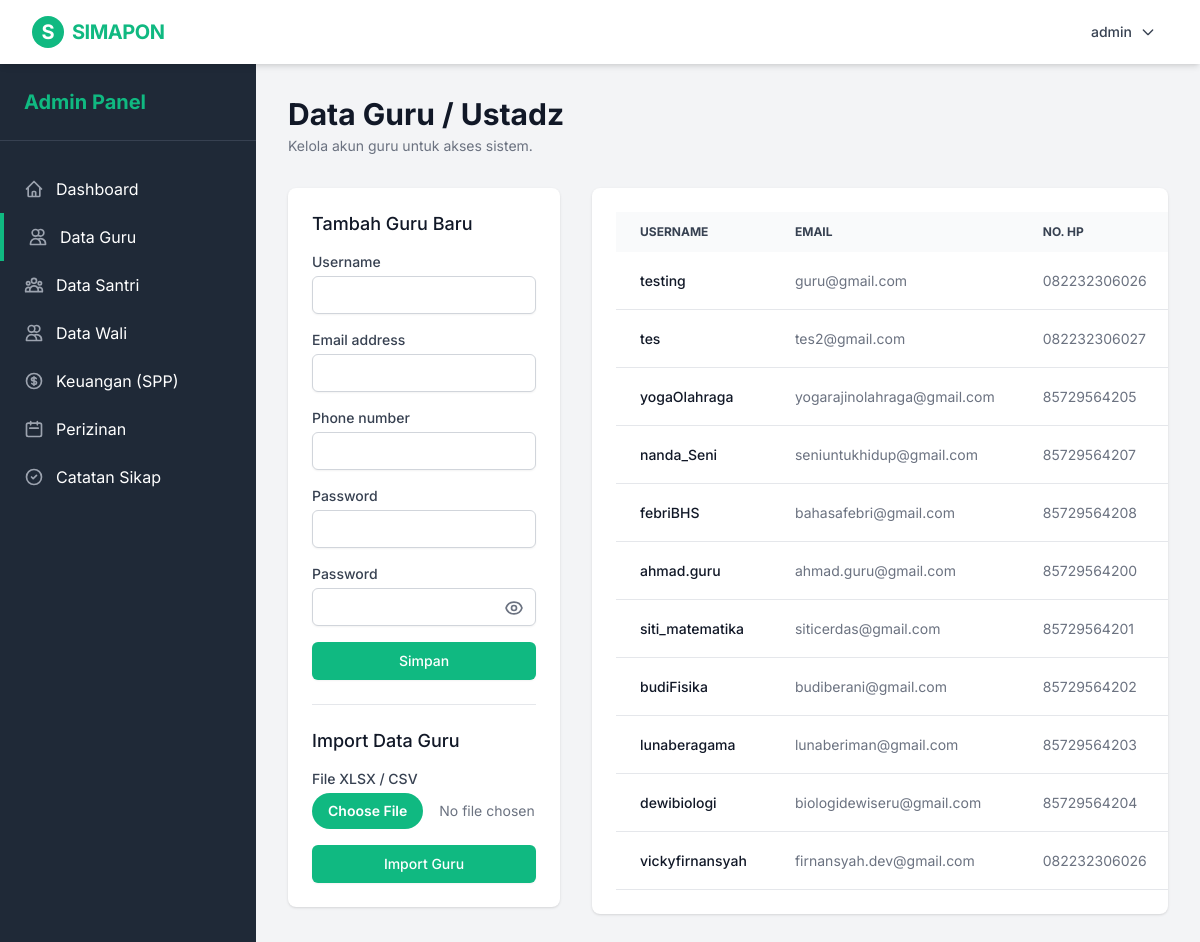
/dashboard/admin/guru/ (signed in), run on the app's committed database.
### users/models.py (models this page shows, shortened)
class User(AbstractUser):
    is_admin = models.BooleanField(default=False)
    is_guru = models.BooleanField(default=False)
    is_parent = models.BooleanField(default=False)
    phone_number = models.CharField(max_length=15, blank=True, null=True)

### users/views.py (the view, shortened to what this page needs)
# urls.py: path('dashboard/admin/guru/', views.admin_guru_list, name='admin_guru_list'),
@login_required
def admin_guru_list(request):
    if not (request.user.is_admin or request.user.is_staff):
        return redirect('dashboard')
    form = GuruRegistrationForm()
    import_form = ImportFileForm()
    gurus = User.objects.filter(is_guru=True)
    return render(request, 'dashboards/admin_guru.html', {'gurus': gurus, 'form': form, 'import_form': import_form})

### users/forms.py
class GuruRegistrationForm(forms.ModelForm):
    password = forms.CharField(widget=forms.PasswordInput, label="Password")
    class Meta:
        model = User
        fields = ['username', 'email', 'phone_number']

class ImportFileForm(forms.Form):
    xlsx_file = forms.FileField(label="Upload Data (.xlsx/.csv)")

### templates/dashboards/admin_guru.html (shortened to what this page needs)
{% extends 'dashboards/admin_base.html' %} {% block admin_content %}
<div class="mb-8 flex justify-between items-center">
  <div>
    <h2
      class="text-2xl font-bold leading-7 text-gray-900 sm:text-3xl sm:truncate"
    >
      Data Guru / Ustadz
    </h2>
    <p class="mt-1 text-sm text-gray-500">
      Kelola akun guru untuk akses sistem.
    </p>
  </div>
</div>
<div class="grid grid-cols-1 lg:grid-cols-3 gap-8">
  <div class="lg:col-span-1">
    <div class="bg-white shadow sm:rounded-lg">
      <div class="px-4 py-5 sm:p-6">
        <h3 class="text-lg leading-6 font-medium text-gray-900 mb-4">
          Tambah Guru Baru
        </h3>
        <form method="POST" class="space-y-4">
          {% csrf_token %} {% for field in form %}
          <div>
            <label
              for="{{ field.id_for_label }}"
              class="block text-sm font-medium text-gray-700"
              >{{ field.label }}</label
            >
            <input
              type="{{ field.field.widget.input_type }}"
              name="{{ field.name }}"
              id="{{ field.id_for_label }}"
              class="mt-1 block w-full border border-gray-300 rounded-md shadow-sm py-2 px-3 focus:outline-none focus:ring-primary focus:border-primary sm:text-sm"
              required
            />
          </div>
          {% endfor %}
          <div>
            <label class="block text-sm font-medium text-gray-700"
              >Password</label
            >
            <div class="relative mt-1">
              <input
                type="password"
                id="guru_password_input"
                name="password"
                class="block w-full border border-gray-300 rounded-md shadow-sm py-2 px-3 focus:outline-none focus:ring-primary focus:border-primary sm:text-sm"
                required
              />
              <button
                type="button"
                onclick="togglePasswordVisibility()"
                class="absolute right-3 top-2.5 text-gray-500 hover:text-gray-700"
                title="Tampilkan/Sembunyikan Password"
              >
              </button>
            </div>
          </div>
          <button
            type="submit"
            class="w-full flex justify-center py-2 px-4 border border-transparent rounded-md shadow-sm text-sm font-medium text-white bg-primary hover:bg-secondary focus:outline-none focus:ring-2 focus:ring-offset-2 focus:ring-primary"
          >
            Simpan
          </button>
        </form>
        <div class="mt-6 border-t pt-6">
          <h3 class="text-lg leading-6 font-medium text-gray-900 mb-4">
            Import Data Guru
          </h3>
          <form method="POST" enctype="multipart/form-data" class="space-y-4">
            <div>
              <label class="block text-sm font-medium text-gray-700"
                >File XLSX / CSV</label
              >
              <input
                type="file"
                name="xlsx_file"
                accept=".xlsx,.csv"
                class="mt-1 block w-full text-sm text-gray-500 file:mr-4 file:py-2 file:px-4 file:rounded-full file:border-0 file:text-sm file:font-semibold file:bg-primary file:text-white"
              />
            </div>
            <button
              type="submit"
              class="w-full flex justify-center py-2 px-4 border border-transparent rounded-md shadow-sm text-sm font-medium text-white bg-primary hover:bg-secondary focus:outline-none focus:ring-2 focus:ring-offset-2 focus:ring-primary"
            >
              Import Guru
            </button>
          </form>
        </div>
      </div>
    </div>
  </div>
  <div class="lg:col-span-2">
    <div class="bg-white shadow sm:rounded-lg overflow-hidden">
      <div class="p-6">
        <table class="datatable w-full text-left text-sm text-gray-500">
          <thead class="text-xs text-gray-700 uppercase bg-gray-50">
            <tr>
              <th class="px-6 py-3">Username</th>
              <th class="px-6 py-3">Email</th>
              <th class="px-6 py-3">No. HP</th>
            </tr>
          </thead>
          <tbody>
            {% for guru in gurus %}
            <tr class="border-b hover:bg-gray-50">
              <td class="px-6 py-4 font-medium text-gray-900">
                {{ guru.username }}
              </td>
              <td class="px-6 py-4">{{ guru.email }}</td>
              <td class="px-6 py-4">{{ guru.phone_number|default:"-" }}</td>
            </tr>
            {% endfor %}
          </tbody>
        </table>
      </div>
    </div>
  </div>
</div>
{% endblock %}

### templates/dashboards/admin_base.html (shortened to what this page needs)
{% extends 'base.html' %} {% block content %}
<div class="flex min-h-[calc(100vh-4rem)]">
  <aside class="w-64 bg-dark text-white shadow-lg hidden md:block">
    <div class="p-6 border-b border-gray-700">
      <h2 class="text-xl font-bold text-primary">Admin Panel</h2>
    </div>
    <nav class="mt-6">
      <a
        href="{% url 'admin_dashboard' %}"
        class="flex items-center px-6 py-3 hover:bg-gray-800 transition-colors {% if request.path == '/dashboard/admin/' %}bg-gray-800 border-l-4 border-primary{% endif %}"
      >
        <svg
          class="h-5 w-5 mr-3 text-gray-400"
          fill="none"
          viewBox="0 0 24 24"
          stroke="currentColor"
        >
          <path
            stroke-linecap="round"
            stroke-linejoin="round"
            stroke-width="2"
            d="M3 12l2-2m0 0l7-7 7 7M5 10v10a1 1 0 001 1h3m10-11l2 2m-2-2v10a1 1 0 01-1 1h-3m-6 0a1 1 0 001-1v-4a1 1 0 011-1h2a1 1 0 011 1v4a1 1 0 001 1m-6 0h6"
          />
        </svg>
        Dashboard
      </a>
      <a
        href="{% url 'admin_guru_list' %}"
        class="flex items-center px-6 py-3 hover:bg-gray-800 transition-colors {% if 'guru' in request.path %}bg-gray-800 border-l-4 border-primary{% endif %}"
      >
        <svg
          class="h-5 w-5 mr-3 text-gray-400"
          fill="none"
          viewBox="0 0 24 24"
          stroke="currentColor"
        >
          <path
            stroke-linecap="round"
            stroke-linejoin="round"
            stroke-width="2"
            d="M12 4.354a4 4 0 110 5.292M15 21H3v-1a6 6 0 0112 0v1zm0 0h6v-1a6 6 0 00-9-5.197M13 7a4 4 0 11-8 0 4 4 0 018 0z"
          />
        </svg>
        Data Guru
      </a>
      <a
        href="{% url 'admin_santri_list' %}"
        class="flex items-center px-6 py-3 hover:bg-gray-800 transition-colors {% if 'santri' in request.path %}bg-gray-800 border-l-4 border-primary{% endif %}"
      >
        Data Santri
      </a>
      <a
        href="{% url 'admin_parent_list' %}"
        class="flex items-center px-6 py-3 hover:bg-gray-800 transition-colors {% if 'parent' in request.path %}bg-gray-800 border-l-4 border-primary{% endif %}"
      >
        <svg
          class="h-5 w-5 mr-3 text-gray-400"
          fill="none"
          viewBox="0 0 24 24"
          stroke="currentColor"
        >
          <path
            stroke-linecap="round"
            stroke-linejoin="round"
            stroke-width="2"
            d="M12 4.354a4 4 0 110 5.292M15 21H3v-1a6 6 0 0112 0v1zm0 0h6v-1a6 6 0 00-9-5.197M13 7a4 4 0 11-8 0 4 4 0 018 0z"
          />
        </svg>
        Data Wali
      </a>
      <a
        href="{% url 'admin_finance_list' %}"
        class="flex items-center px-6 py-3 hover:bg-gray-800 transition-colors {% if 'finance' in request.path %}bg-gray-800 border-l-4 border-primary{% endif %}"
      >
        Keuangan (SPP)
      </a>
      <a
        href="{% url 'admin_permit_list' %}"
        class="flex items-center px-6 py-3 hover:bg-gray-800 transition-colors {% if 'permit' in request.path %}bg-gray-800 border-l-4 border-primary{% endif %}"
      >
        <svg
          class="h-5 w-5 mr-3 text-gray-400"
          fill="none"
          viewBox="0 0 24 24"
          stroke="currentColor"
        >
          <path
            stroke-linecap="round"
            stroke-linejoin="round"
            stroke-width="2"
            d="M8 7V3m8 4V3m-9 8h10M5 21h14a2 2 0 002-2V7a2 2 0 00-2-2H5a2 2 0 00-2 2v12a2 2 0 002 2z"
          />
        </svg>
        Perizinan
      </a>
      <a
        href="{% url 'admin_behavior_list' %}"
        class="flex items-center px-6 py-3 hover:bg-gray-800 transition-colors {% if 'behavior' in request.path %}bg-gray-800 border-l-4 border-primary{% endif %}"
      >
        <svg
          class="h-5 w-5 mr-3 text-gray-400"
          fill="none"
          viewBox="0 0 24 24"
          stroke="currentColor"
        >
          <path
            stroke-linecap="round"
            stroke-linejoin="round"
            stroke-width="2"
            d="M9 12l2 2 4-4m6 2a9 9 0 11-18 0 9 9 0 0118 0z"
          />
        </svg>
        Catatan Sikap
      </a>
    </nav>
  </aside>
  <div class="flex-1 overflow-x-hidden overflow-y-auto bg-gray-100">
    <main class="max-w-7xl mx-auto px-4 sm:px-6 lg:px-8 py-8">
      {% block admin_content %}{% endblock %}
    </main>
  </div>
</div>
{% endblock %}

### templates/base.html (shortened to what this page needs)
<!doctype html>
<html lang="id">
  <head>
    <script src="https://cdn.tailwindcss.com"></script>
    <link
      href="https://cdn.jsdelivr.net/npm/simple-datatables@latest/dist/style.css"
      rel="stylesheet"
      type="text/css"
    />
  </head>
  <body class="text-gray-800 antialiased min-h-screen flex flex-col">
    <nav class="bg-white shadow-md w-full z-10 top-0 sticky">
      <div class="max-w-7xl mx-auto px-4 sm:px-6 lg:px-8">
        <div class="flex justify-between h-16">
          <div class="flex items-center">
            <a
              href="{% url 'landing' %}"
              class="flex-shrink-0 flex items-center gap-2"
            >
              <div
                class="w-8 h-8 bg-primary rounded-full flex items-center justify-center text-white font-bold text-xl"
              >
                S
              </div>
              <span class="font-bold text-xl text-primary tracking-tight"
                >SIMAPON</span
              >
            </a>
          </div>
          <div class="flex items-center space-x-4">
            {% if user.is_authenticated %}
            <div class="relative group">
              <button
                class="flex items-center gap-2 text-gray-700 hover:text-primary px-3 py-2 rounded-md text-sm font-medium transition-colors"
              >
                <span>
                  {% if user.username|length > 12 %} {{
                  user.username|slice:":12" }}... {% else %} {{ user.username }}
                  {% endif %}
                </span>
                <svg
                  class="w-4 h-4"
                  fill="none"
                  stroke="currentColor"
                  viewBox="0 0 24 24"
                >
                  <path
                    stroke-linecap="round"
                    stroke-linejoin="round"
                    stroke-width="2"
                    d="M19 9l-7 7-7-7"
                  ></path>
                </svg>
              </button>
            </div>
            {% endif %}
          </div>
        </div>
      </div>
    </nav>
    <main class="flex-grow">
       {% block content %} {% endblock %}
    </main>
  </body>
</html>

### templates/base.html (style rules this page uses)
body { font-family: "Inter", sans-serif; background-color: #f3f4f6; }

### data on the page
User: username "admin"
User: username "testing", email "guru@gmail.com", phone_number "082232306026"
User: username "tes", email "tes2@gmail.com", phone_number "082232306027"
User: username "yogaOlahraga", email "yogarajinolahraga@gmail.com", phone_number "85729564205"
User: username "nanda_Seni", email "seniuntukhidup@gmail.com", phone_number "85729564207"
User: username "febriBHS", email "bahasafebri@gmail.com", phone_number "85729564208"
User: username "ahmad.guru", email "ahmad.guru@gmail.com", phone_number "85729564200"
User: username "siti_matematika", email "siticerdas@gmail.com", phone_number "85729564201"
User: username "budiFisika", email "budiberani@gmail.com", phone_number "85729564202"
User: username "lunaberagama", email "lunaberiman@gmail.com", phone_number "85729564203"
User: username "dewibiologi", email "biologidewiseru@gmail.com", phone_number "85729564204"
User: username "vickyfirnansyah", email "firnansyah.dev@gmail.com", phone_number "082232306026"

### other printed values
{{ field.label }} "Username" "Email address" "Phone number" "Password"
